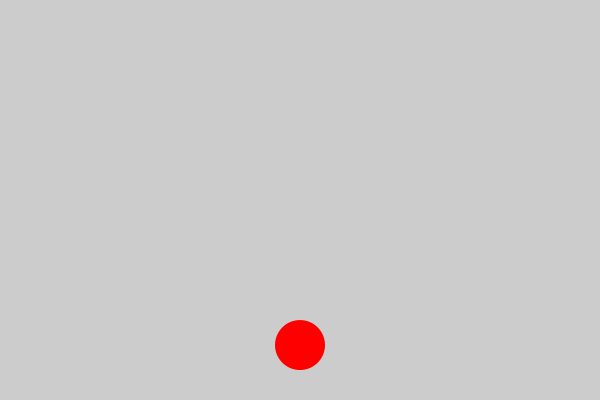
Frame 1 (no input)
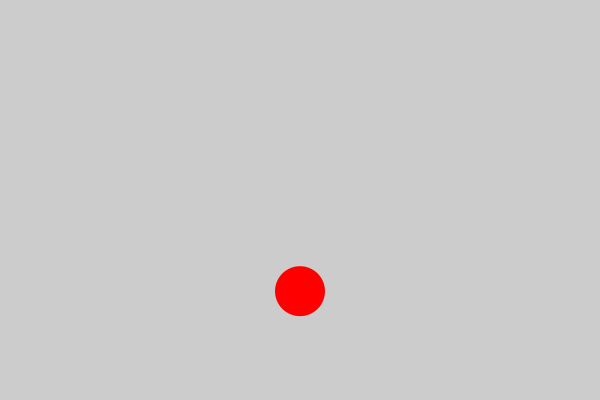
Frame 60 (the mouse pressed at the canvas centre just before this capture)
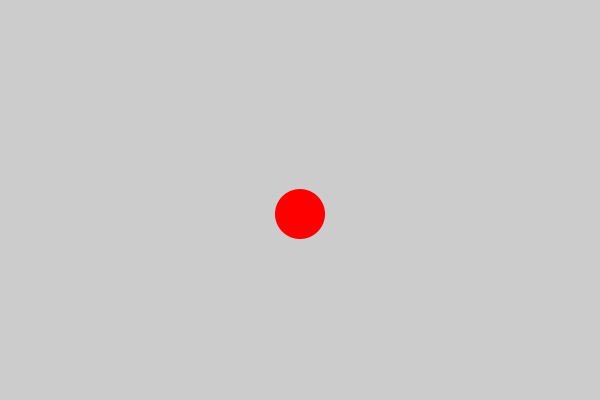
Frame 120 (the mouse held since frame 60 and released just before this capture)

The Processing sketch that drew these frames (run headless with seeded random() and noise(); from frame 60 on, the mouse is pressed at the canvas centre):

// Processing sketch: red_ball_bounce
// ── red_ball_bounce.pde
/**
 * Creates a simple animation of a red ball 'bouncing'
 *
 * Jared Donovan 2018
 */

// How high the ball should bounce. 
float bounceHeight = 300;

// How quickly the ball should bounce. Larger = slower!
float bounceSpeed = 10;

// Size and position of the ball. 
float ballSize = 50;
float ballX = 300;
float ballY;

void setup(){
  size(600, 400);
  fill(255, 0, 0);
  noStroke();
}

void draw(){
  // Clear the background
  background(204);
  
  // Use the frameCount to calculate a y-value for the ball
  // so it bounces up and down. 
  ballY = sin(frameCount / bounceSpeed) * bounceHeight;
    
  // BallY will be between -bounceHeight and bounceHeight. 
  // Use the abs() function to make it positive only.
  ballY = abs(ballY);
  
  // Set the position to bounce from the bottom of the screen. 
  ballY = height - (ballSize / 2) - ballY;
    
  ellipse(ballX, ballY, ballSize, ballSize);
}
